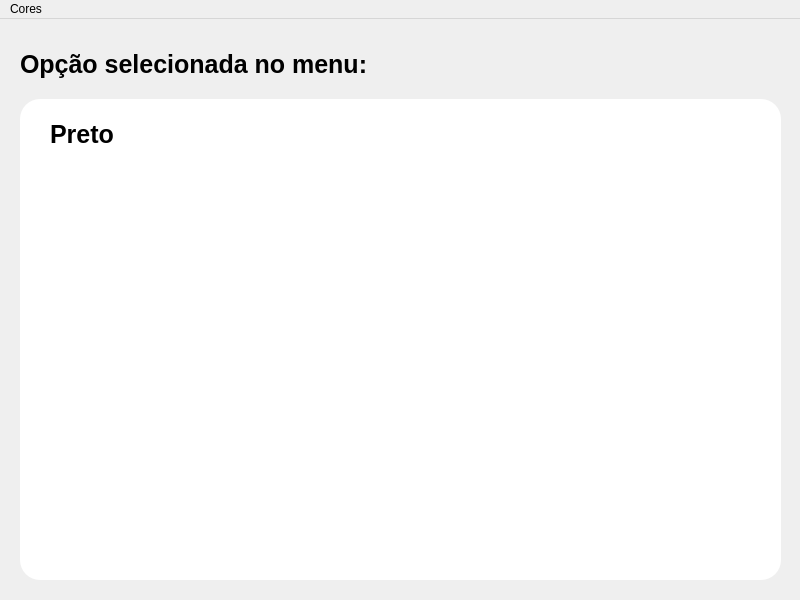
<?xml version="1.0" encoding="UTF-8"?>
<ui version="4.0">
 <class>mainWindow</class>
 <widget class="QMainWindow" name="mainWindow">
  <property name="geometry">
   <rect>
    <x>0</x>
    <y>0</y>
    <width>800</width>
    <height>600</height>
   </rect>
  </property>
  <property name="windowTitle">
   <string>Janela com Menu Personalizado</string>
  </property>
  <widget class="QWidget" name="centralwidget">
   <widget class="QLabel" name="label">
    <property name="geometry">
     <rect>
      <x>20</x>
      <y>20</y>
      <width>371</width>
      <height>51</height>
     </rect>
    </property>
    <property name="styleSheet">
     <string notr="true">font-size:25px;font-weight:bold;</string>
    </property>
    <property name="text">
     <string>Opção selecionada no menu:</string>
    </property>
   </widget>
   <widget class="QFrame" name="frame">
    <property name="geometry">
     <rect>
      <x>20</x>
      <y>80</y>
      <width>761</width>
      <height>481</height>
     </rect>
    </property>
    <property name="styleSheet">
     <string notr="true">background-color:#fff;border-radius:20px;</string>
    </property>
    <property name="frameShape">
     <enum>QFrame::StyledPanel</enum>
    </property>
    <property name="frameShadow">
     <enum>QFrame::Raised</enum>
    </property>
    <widget class="QLabel" name="label_2">
     <property name="geometry">
      <rect>
       <x>30</x>
       <y>20</y>
       <width>201</width>
       <height>31</height>
      </rect>
     </property>
     <property name="styleSheet">
      <string notr="true">font-size:25px; font-weight:bold;color:black;</string>
     </property>
     <property name="text">
      <string>Preto</string>
     </property>
    </widget>
   </widget>
  </widget>
  <widget class="QMenuBar" name="menubar">
   <property name="geometry">
    <rect>
     <x>0</x>
     <y>0</y>
     <width>800</width>
     <height>21</height>
    </rect>
   </property>
   <widget class="QMenu" name="menuCores">
    <property name="title">
     <string>Cores</string>
    </property>
    <addaction name="actionAzul"/>
    <addaction name="actionAmarelo"/>
    <addaction name="actionVermelho"/>
    <addaction name="actionVerde"/>
    <addaction name="separator"/>
    <addaction name="actionLimpar"/>
   </widget>
   <addaction name="menuCores"/>
  </widget>
  <action name="actionAzul">
   <property name="text">
    <string>Azul</string>
   </property>
  </action>
  <action name="actionAmarelo">
   <property name="text">
    <string>Amarelo</string>
   </property>
  </action>
  <action name="actionVermelho">
   <property name="text">
    <string>Vermelho</string>
   </property>
  </action>
  <action name="actionVerde">
   <property name="text">
    <string>Verde</string>
   </property>
  </action>
  <action name="actionLimpar">
   <property name="text">
    <string>Limpar</string>
   </property>
  </action>
 </widget>
 <resources/>
 <connections/>
</ui>
